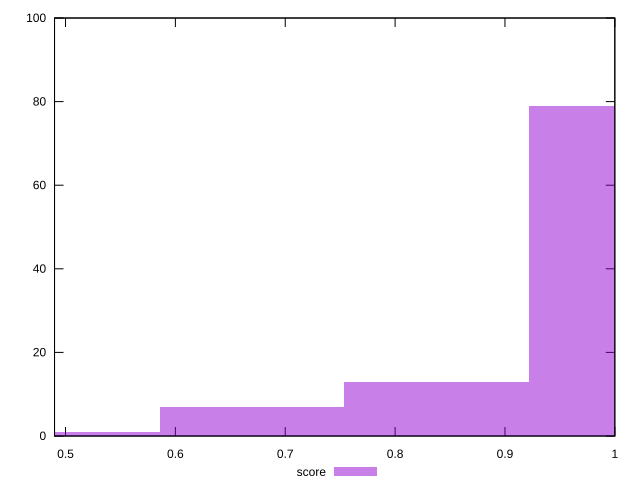

Reproduce this figure in gnuplot.
reset

$score <<EOF
0.8377063569930867 13
1.0052476283917042 79
0.6701650855944694 7
0.5026238141958521 1
EOF

set key outside below
set boxwidth 0.16754127139861735
set xrange [0.49:1]
set yrange [0:100]
set trange [0:100]
set style fill transparent solid 0.5 noborder
set terminal svg size 640, 490 enhanced background rgb 'white'
set output "reports/report_00027_2021-02-24T12-40-31.850Z/unminified-javascript/samples/music/score/histogram.svg"

plot $score title "score" with boxes

reset
